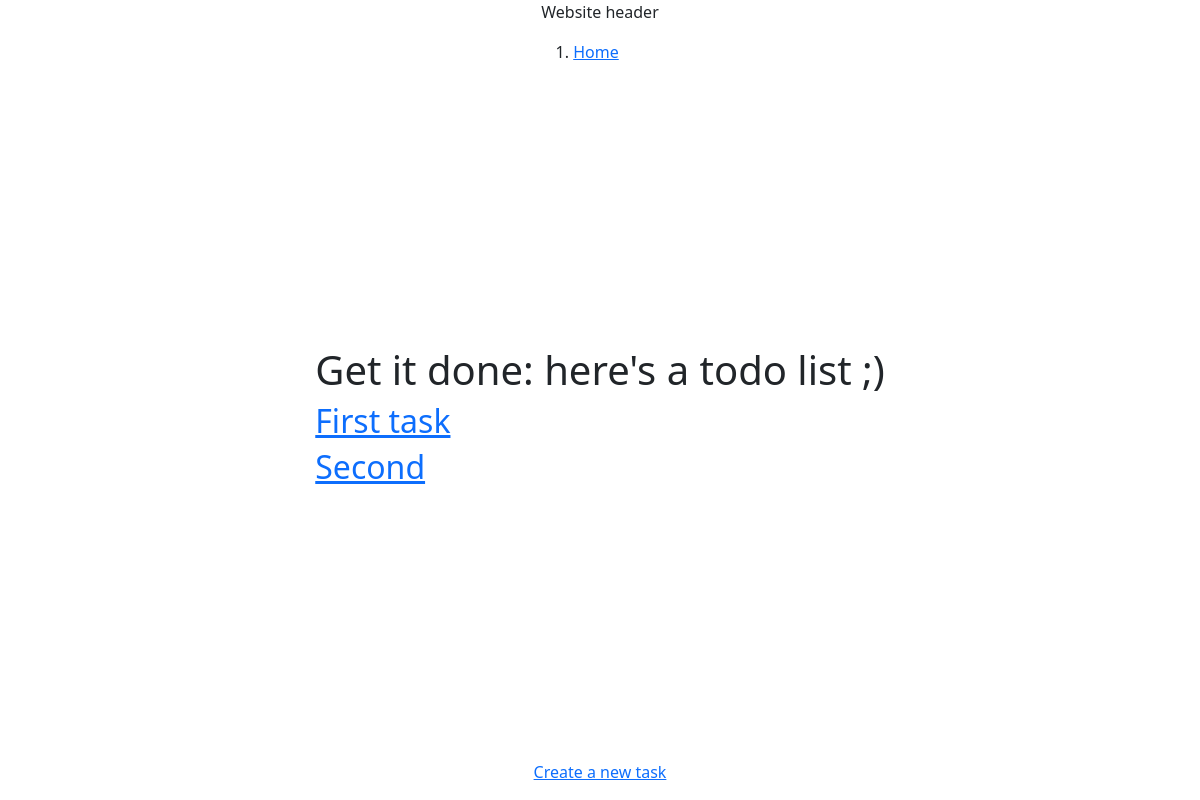
The app's page /, older data.
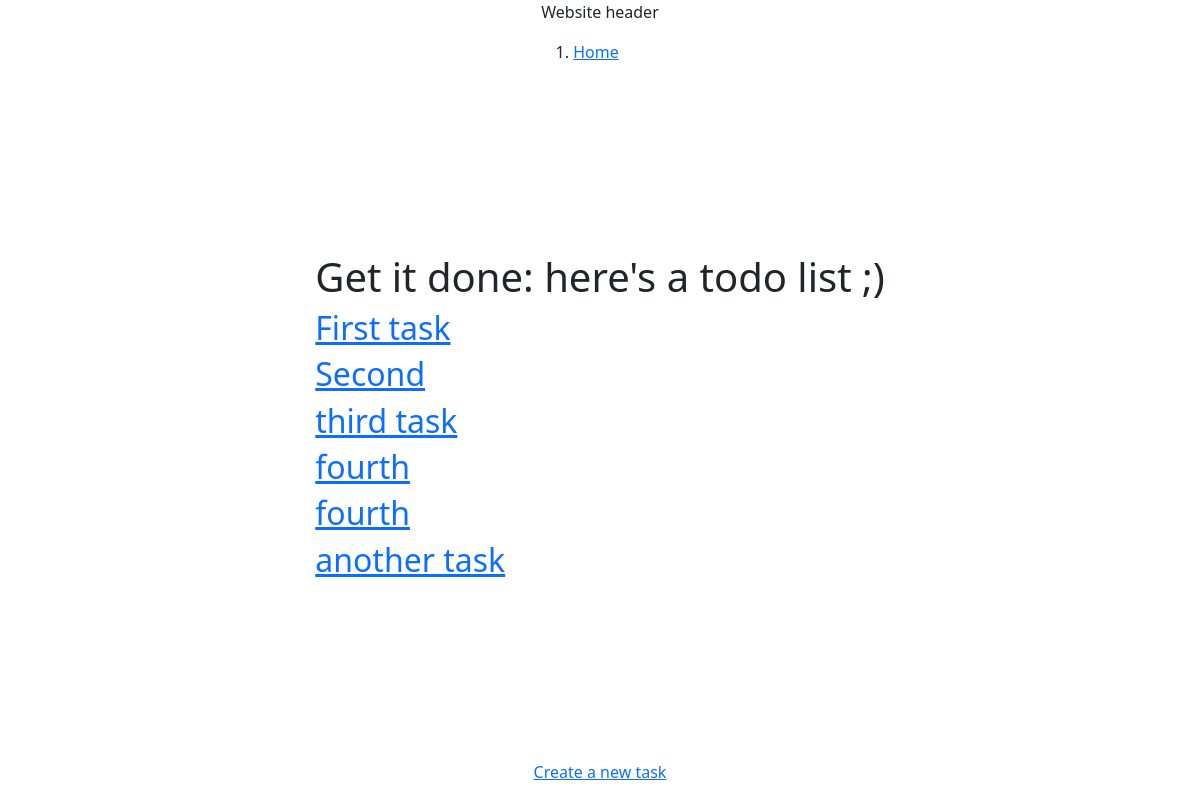
The same page, newer data.
### todolist/models.py (models this page shows, shortened)
class Task(models.Model):
    title = models.CharField(max_length=100) # task title
    description = models.TextField() # task description
    completed = models.BooleanField() # task status

### todolist/views.py (the view)
# urls.py: path('', views.task_list, name='task_list'), # URL to list tasks
def task_list(request):
    tasks = Task.objects.all()
    context = {'tasks': tasks}
    return render(request, 'todolist/todo_list.html', context)

### todolist/templates/todolist/todo_list.html
{% extends 'todolist/base.html' %}
{% block content %}
    <h1>Get it done: here's a todo list ;)</h1>
    {% for task in tasks %}
        <article class="task">
            <h2><a href="{% url 'todolist:task_detail' task_id=task.id %}">{{ task.title }}</a></h2>
    {% endfor %}
{% endblock content %}

### todolist/templates/todolist/base.html (shortened to what this page needs)
{% load static %}
<!DOCTYPE html>
<html>
    <head>
        {% load django_bootstrap5 %}
        {% bootstrap_css %}
        <link rel="stylesheet" href="{% static 'css/todolist.css' %}">
    </head>
    <body class="d-flex flex-column align-items-center justify-content-between vh-100">
        <header class="">
            <p>Website header</p>
            <ol>
                <li><a href="{% url 'todolist:task_list' %}">Home</a></li>
            </ol>
        </header>
        <main class="">
            {% block content %}
            {% endblock content%}
        </main>
        <footer class="">
            <p><a href="{% url 'todolist:task_new' %}">Create a new task</a></p>
        </footer>
    </body>
</html>

Row changes from the older to the newer data that the page shows:
added Task: title "third task"
added Task: title "fourth"
added Task: title "fourth"
added Task: title "another task"
